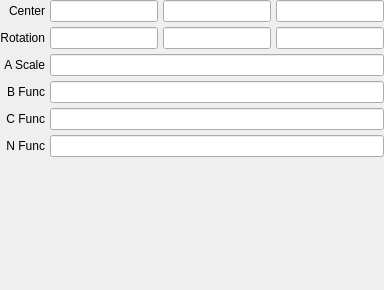
         <widget class="QWidget" name="conic_spiral">
          <layout class="QGridLayout" name="gridLayout_10">
           <property name="margin">
            <number>0</number>
           </property>
           <property name="spacing">
            <number>5</number>
           </property>
           <item row="0" column="0">
            <widget class="QLabel" name="label_73">
             <property name="text">
              <string>Center</string>
             </property>
             <property name="alignment">
              <set>Qt::AlignRight|Qt::AlignTrailing|Qt::AlignVCenter</set>
             </property>
            </widget>
           </item>
           <item row="0" column="1">
            <widget class="LineEdit" name="lineedit_conic_spiral_translation_x"/>
           </item>
           <item row="0" column="2">
            <widget class="LineEdit" name="lineedit_conic_spiral_translation_y"/>
           </item>
           <item row="0" column="3">
            <widget class="LineEdit" name="lineedit_conic_spiral_translation_z"/>
           </item>
           <item row="1" column="0">
            <widget class="QLabel" name="label_72">
             <property name="text">
              <string>Rotation</string>
             </property>
             <property name="alignment">
              <set>Qt::AlignRight|Qt::AlignTrailing|Qt::AlignVCenter</set>
             </property>
            </widget>
           </item>
           <item row="1" column="1">
            <widget class="LineEdit" name="lineedit_conic_spiral_rotation_x"/>
           </item>
           <item row="1" column="2">
            <widget class="LineEdit" name="lineedit_conic_spiral_rotation_y"/>
           </item>
           <item row="1" column="3">
            <widget class="LineEdit" name="lineedit_conic_spiral_rotation_z"/>
           </item>
           <item row="2" column="0">
            <widget class="QLabel" name="label_74">
             <property name="text">
              <string>A Scale</string>
             </property>
             <property name="alignment">
              <set>Qt::AlignRight|Qt::AlignTrailing|Qt::AlignVCenter</set>
             </property>
            </widget>
           </item>
           <item row="2" column="1" colspan="3">
            <widget class="LineEdit" name="lineedit_conic_spiral_ascale"/>
           </item>
           <item row="3" column="0">
            <widget class="QLabel" name="label_75">
             <property name="text">
              <string>B Func</string>
             </property>
             <property name="alignment">
              <set>Qt::AlignRight|Qt::AlignTrailing|Qt::AlignVCenter</set>
             </property>
            </widget>
           </item>
           <item row="3" column="1" colspan="3">
            <widget class="LineEdit" name="lineedit_conic_spiral_bfunc"/>
           </item>
           <item row="4" column="0">
            <widget class="QLabel" name="label_76">
             <property name="text">
              <string>C Func</string>
             </property>
             <property name="alignment">
              <set>Qt::AlignRight|Qt::AlignTrailing|Qt::AlignVCenter</set>
             </property>
            </widget>
           </item>
           <item row="4" column="1" colspan="3">
            <widget class="LineEdit" name="lineedit_conic_spiral_cfunc"/>
           </item>
           <item row="5" column="0">
            <widget class="QLabel" name="label_77">
             <property name="text">
              <string>N Func</string>
             </property>
             <property name="alignment">
              <set>Qt::AlignRight|Qt::AlignTrailing|Qt::AlignVCenter</set>
             </property>
            </widget>
           </item>
           <item row="5" column="1" colspan="3">
            <widget class="LineEdit" name="lineedit_conic_spiral_nfunc"/>
           </item>
           <item row="6" column="1">
            <spacer name="verticalSpacer_13">
             <property name="orientation">
              <enum>Qt::Vertical</enum>
             </property>
             <property name="sizeHint" stdset="0">
              <size>
               <width>20</width>
               <height>133</height>
              </size>
             </property>
            </spacer>
           </item>
          </layout>
         </widget>
